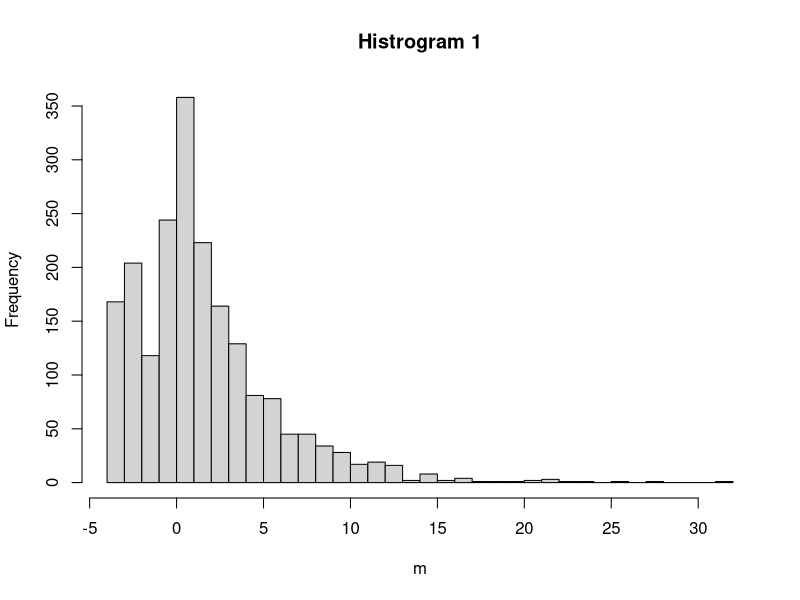
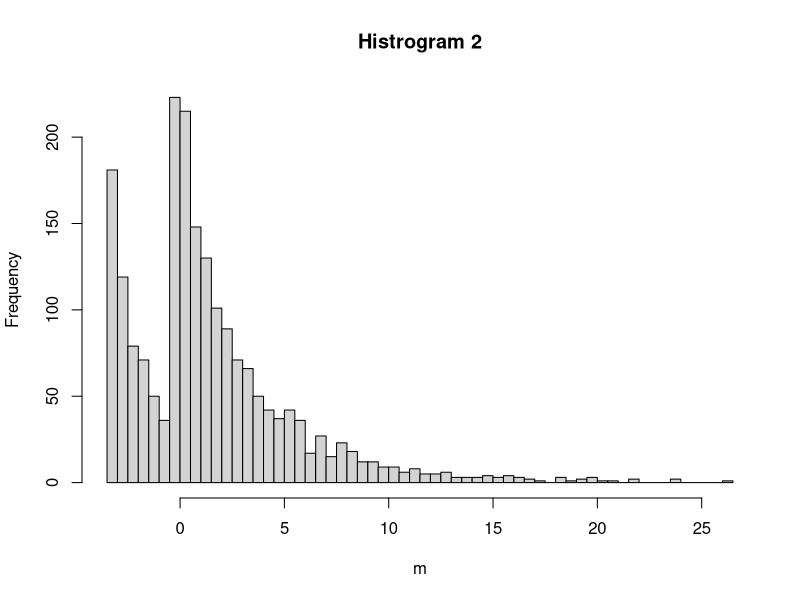
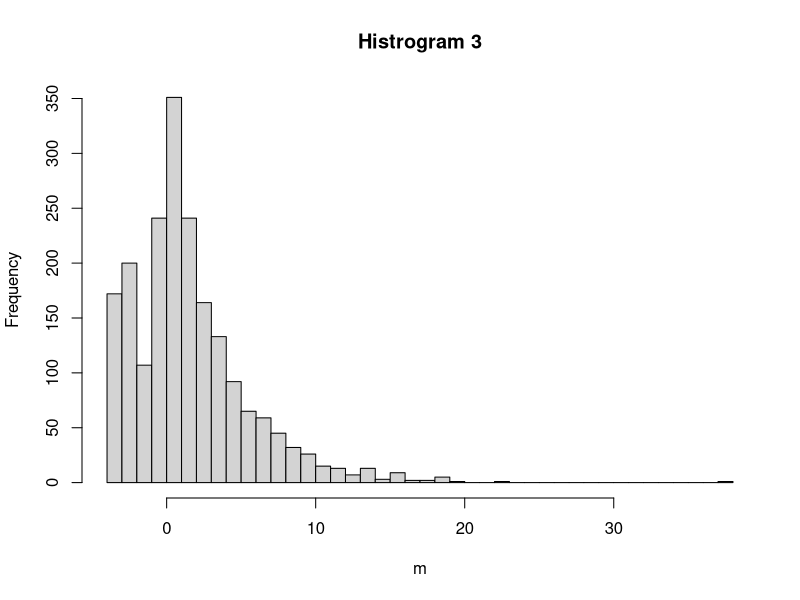
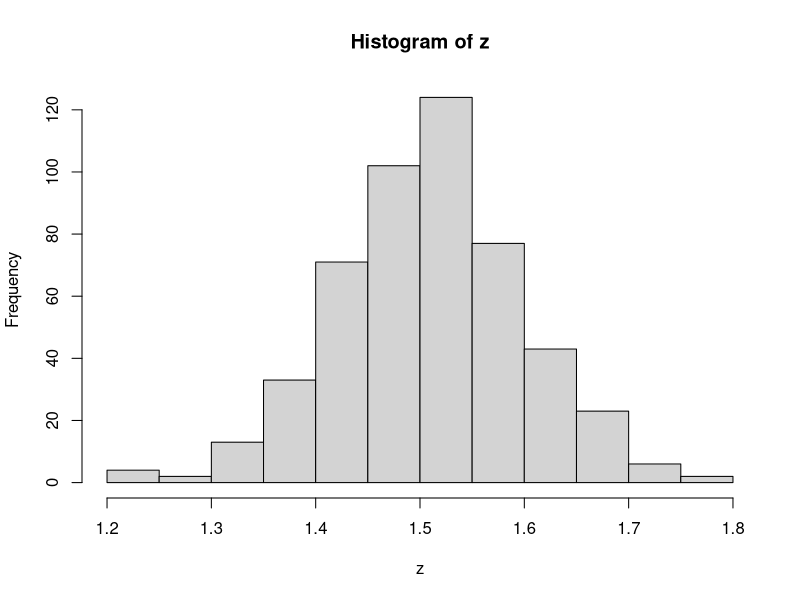

Write the R code that produced these figures, in order.
## ---- chunk 1
#deactivate warnings
options(warn=-1)
#install.packages("semTools")
library(semTools)

## ---- chunk 2
z = rep(0,500)
## ---- chunk 3
for (i in 1:500) {
  m = mvrnonnorm(1000, c(1, 2), matrix(c(10, 2, 2, 5), 2, 2),
                 skewness = c(5, 2), kurtosis = c(3, 3))
  #save average 
  z[i] =mean(m)
  
  #print first tree
  if (i<4){
   
    hist(m,breaks=50, main= paste0("Histrogram ", i ))
  }
}
## ---- chunk 4
hist(z)
